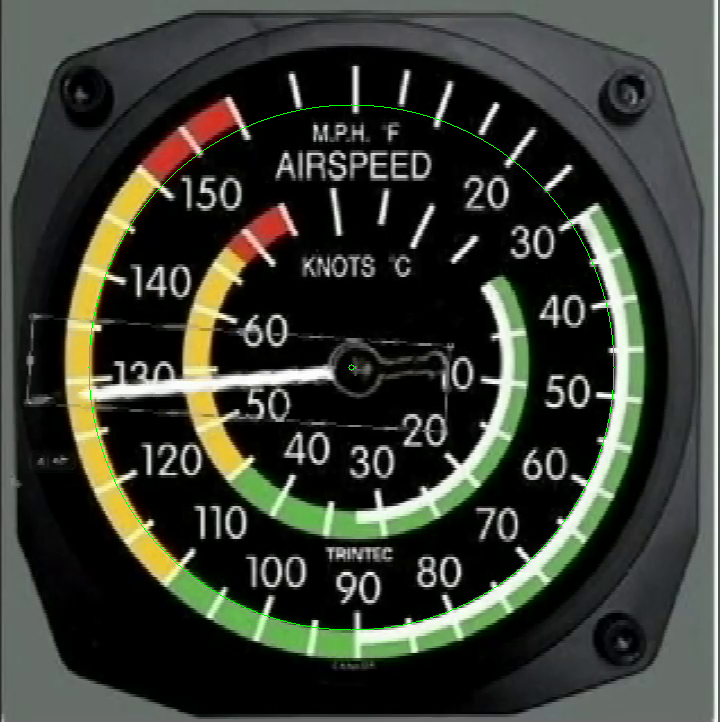
//> input picture img/img_circle.png, 720 x 722 px, given in place of your video's path, which was not available
$ ./canny   (built with g++ and OpenCV 4)
//> lines starting //> are read from the running program, lines starting //| are printed output that depends on the picture; after the words box and inside, x2 and y2 are one past the last pixel; in counts of white or black regions, pixels touching at a corner belong together; pictures that were not available may be replaced by others from this repository, and a replacement may not be noted
//> in playVideo, frame is the input picture: 722 rows x 720 cols, CV_8UC3; mean B, G, R 50.9, 59.8, 56.6
#include"opencv2/opencv.hpp"
#include "opencv2/imgproc/imgproc.hpp"
#include <iostream>
#include<thread>
#include<mutex>
#include <math.h>

using namespace cv;
using namespace std;

#define eps 0.0000000001
#define PI acos(-1.0)

int fail = 0,total=0;
Point center(0, 0);//圆心

int findCircles(Mat edge,Mat out){
    //储存检测圆的容器
    std::vector<Vec3f> circles;
    //霍夫找圆
    HoughCircles(edge, circles, CV_HOUGH_GRADIENT, 2, 50, 200, 200, 100, 300);
    //找出最可能符合条件的圆盘
    //半径最大的且满足整个圆在图像内的那个
    int max = -1, pos = 0, count = 0;
    for (int i = 0; i < circles.size(); i++){
        Vec3f f = circles[i];
        if (f[2] > max && f[0] + f[2] < edge.rows && f[0] - f[2] >= 0 && f[1] + f[2] < edge.cols && f[1] - f[2]>0){
            max = f[2];
            pos = i;
            count++;
        }
    }
    if (circles.size() == 0 || max == -1) {
        return -1;
    } else {
        center = Point(circles[pos][0], circles[pos][1]);//找到的圆心
        int   radius = circles[pos][2];//找到的半径
        //画圆，第五个参数调高可让线更粗
        circle(out, center, radius, Scalar(0, 255, 0), 1);
        //画出圆心
        circle(out, center, 3, Scalar(0, 255, 0), 1);
    }
    return count;
}

vector<Vec4i> pre_lines;
void findLinesP(Mat edge,Mat out)
{
    vector<Vec4i> lines2;//线段检测
    HoughLinesP(edge, lines2, 1, CV_PI / 180, 80, 60, 10);
    bool find_lines = false;
    vector<Vec4i> temp;
    for (int i = 0; i < lines2.size(); i++)
    {
        Vec4i l = lines2[i];
        Point A(l[0], l[1]), B(l[2], l[3]);
        if (powf(abs(A.x - center.x), 2) + powf(abs(A.y - center.y), 2) >
            powf(abs(B.x - center.x), 2) + powf(abs(B.y - center.y), 2)) {
            Point tep = B;
            B = A;
            A = tep;
        }
        //根据圆心到指针的距离阈值滤掉其他线段
        if (powf(abs(A.x - center.x), 2) + powf(abs(A.y - center.y), 2) < 900) {
            temp.push_back(Vec4i(A.x, A.y, B.x, B.y));
            find_lines = true;
            line(out, A, B, Scalar(0, 0, 255), 4, CV_AA);
        }
    }
    if (!find_lines){
        fail++;
        for (auto l : pre_lines) {
            line(out, Point(l[0], l[1]), Point(l[2], l[3]), Scalar(0, 0, 255), 4, CV_AA);
        }
    } else {
        pre_lines = temp;
    }
    total++;
//    imshow("edge", out);
//    waitKey(1);
}

Mat dashboard(Mat image){
    Mat edge_circle, edge_lines,gray;
    Mat out = image.clone();
    Mat image_circle, image_lines;
    //预处理
    Mat element = getStructuringElement(0, Size(3, 3));
    erode(image, image, element);
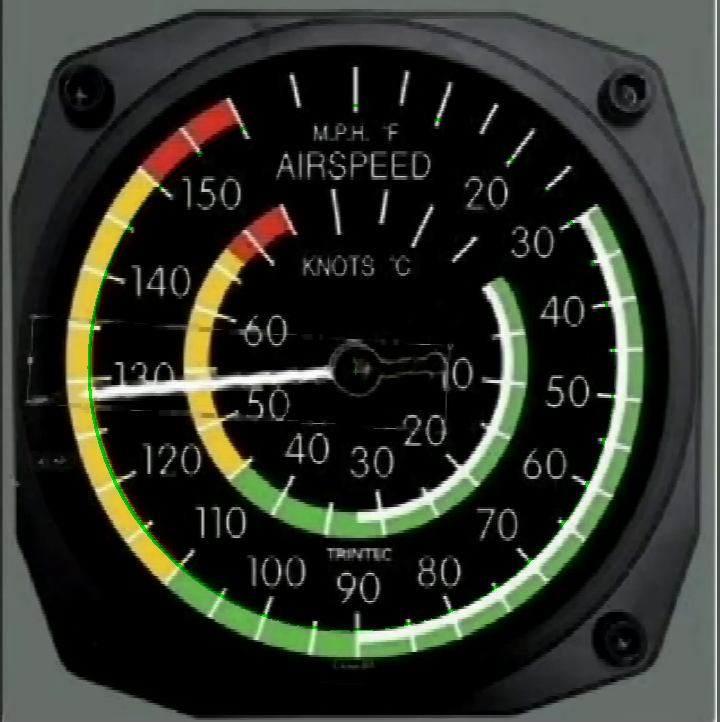
//> image: 722 rows x 720 cols, CV_8UC3; mean B, G, R 41.4, 49.9, 46.7
    cvtColor(image, gray, CV_BGR2GRAY);
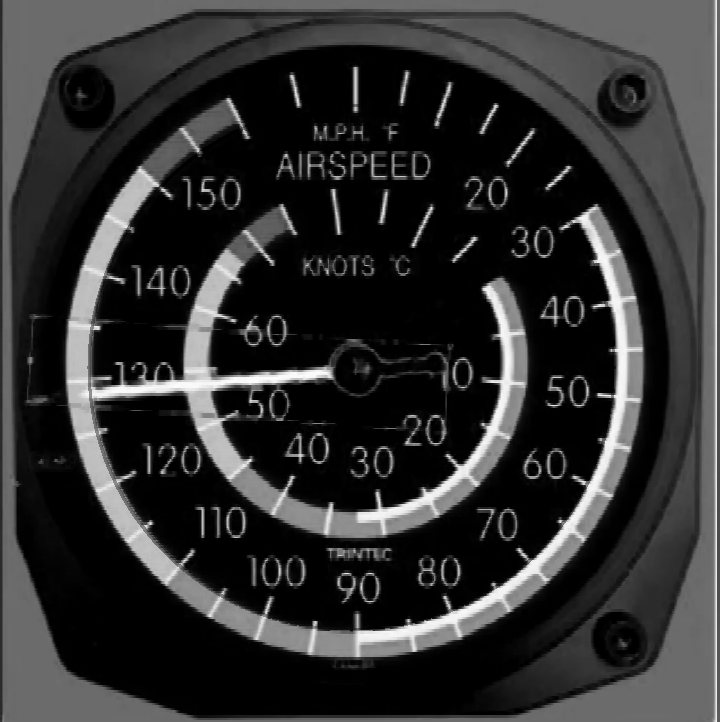
//> gray: 722 rows x 720 cols, CV_8UC1; min 0, max 253, mean 47.9
    //圆
    blur(gray, edge_circle, Size(3, 3));
    erode(edge_circle, edge_circle, element);
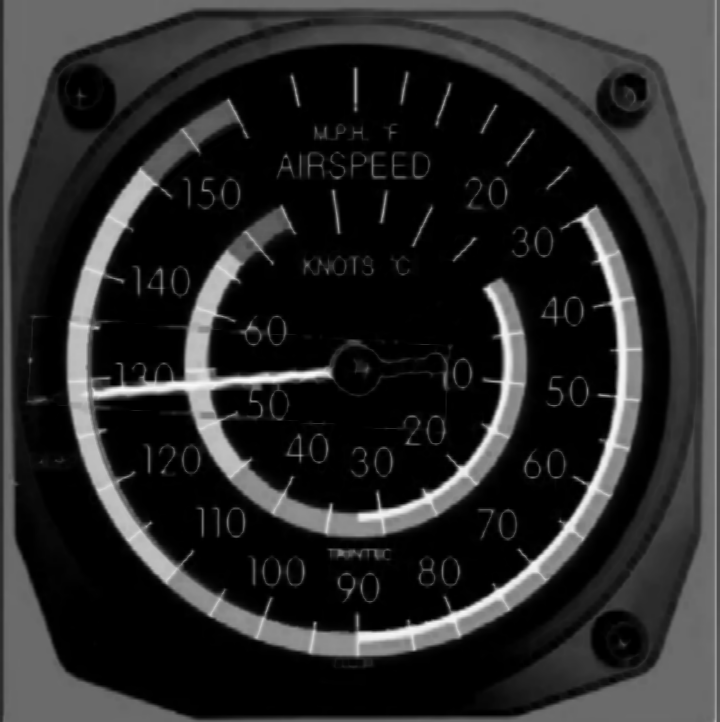
//> edge_circle: 722 rows x 720 cols, CV_8UC1; min 0, max 252, mean 41.4
    double low = 100;
    vector<vector<Point>>contours;
    int count = 0;
    while (count > 3 || count < 1){
        contours.clear();
        Canny(edge_circle, image_circle, low, low * 4, 3);
        findContours(image_circle, contours, CV_RETR_LIST, CV_CHAIN_APPROX_SIMPLE);
        drawContours(image_circle, contours, -1, Scalar(255), 2);
        count = findCircles(image_circle,out);
        low -= 10;
        if (low <= 0){
            fail++;
            cout << "can not find circles" << endl;
        }
    }
//> this loop made 1 pass
//> (center in findCircles, radius in findCircles, count) on pass 1: (Point(351, 367), 263, 1)
//> pass 1, in dashboard, `Canny(edge_circle, image_circle, low, low * 4, 3);`:
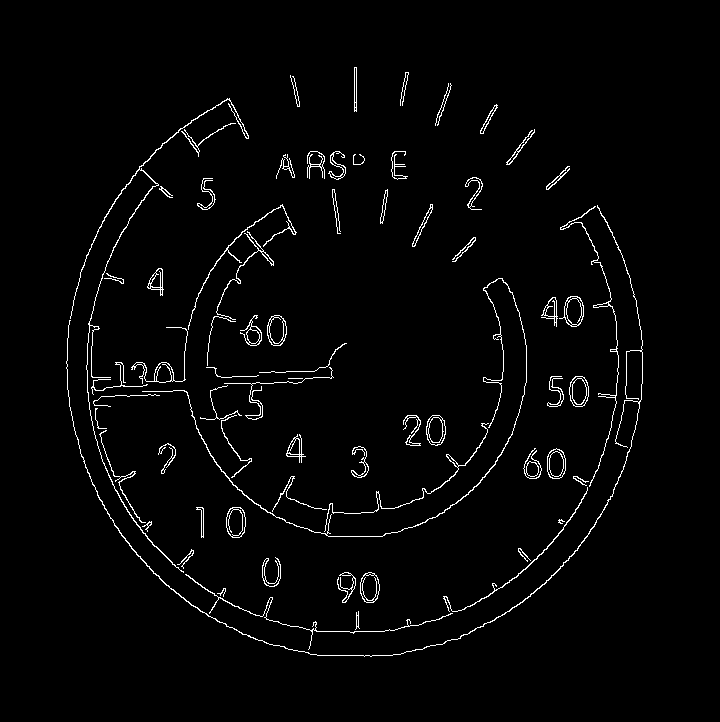
//> image_circle: 722 rows x 720 cols, CV_8UC1; 2.3% white in thin lines or dots, all inside (x1, y1, x2, y2) = (66, 67, 643, 657)
//> after the loop:
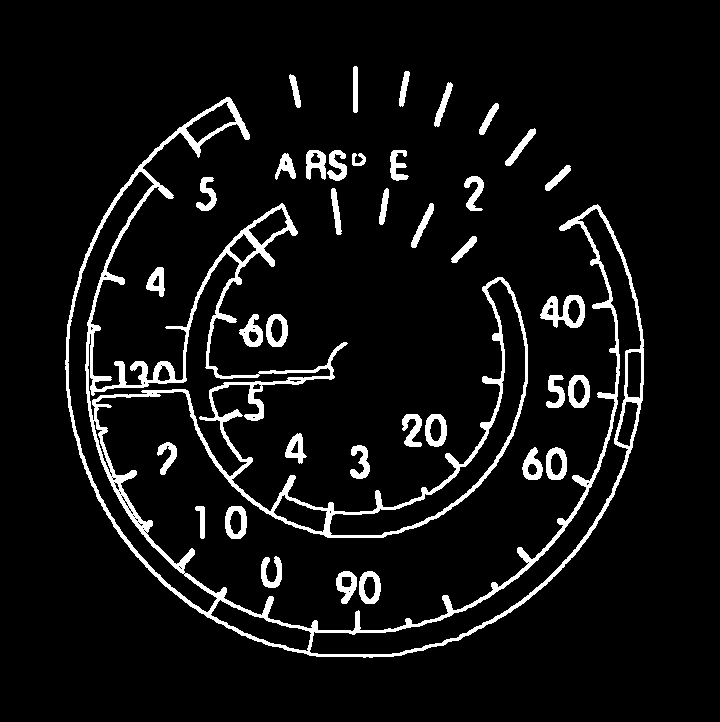
//> image_circle: 722 rows x 720 cols, CV_8UC1; 6.9% white; 37 white regions, largest, box (x1, y1, x2, y2) and area: (65, 97, 644, 658) 23859, (540, 295, 585, 328) 766, (225, 506, 247, 539) 430
//> after the loop, low = 90; fail = 0
    //直线
    medianBlur(gray, edge_lines, 3);
    Canny(edge_lines, image_lines, low, low * 3, 3);
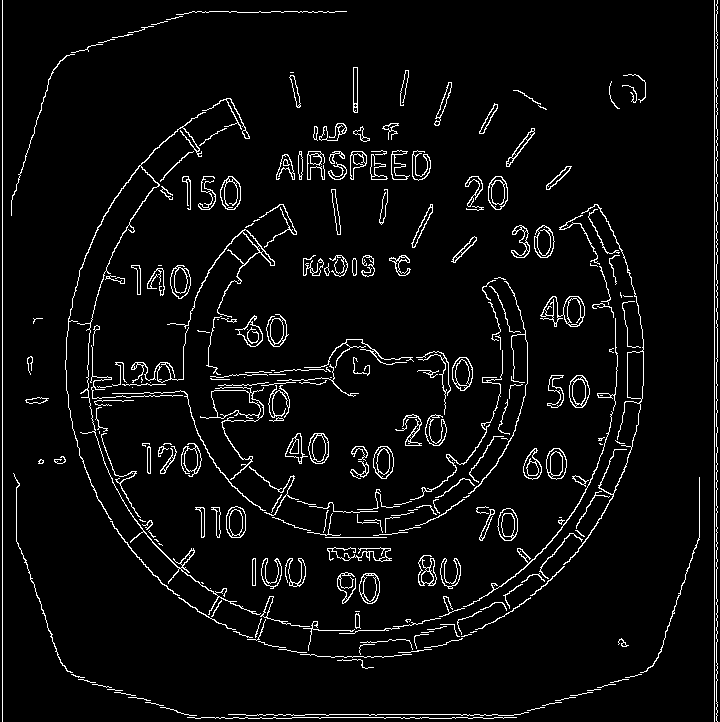
//> image_lines: 722 rows x 720 cols, CV_8UC1; 4.8% white in thin lines or dots
    findLinesP(image_lines,out);
//> in findLinesP, `HoughLinesP(edge, lines2, 1, CV_PI / 180, 80, 60, 10);`: lines2 = 18 lines (x1, y1, x2, y2), first 8: [714, 721, 714, 0], [2, 721, 2, 0], [716, 720, 716, 358], [717, 361, 717, 280], [305, 714, 497, 714], [292, 717, 428, 717], [88, 379, 183, 379], [215, 718, 291, 718]
//> the loop in findLinesP, `for (int i = 0; i < lines2.size(); i++)` made 18 passes
//> (B, tep) on passes 3, 7, 8, 10, 12, 14, 15: (Point(716, 720), Point(716, 358)), (Point(88, 379), Point(183, 379)), (Point(215, 718), Point(291, 718)), (Point(264, 372), Point(336, 365)), (Point(665, 633), Point(699, 533)), (Point(259, 11), Point(346, 11)), (Point(145, 446), Point(207, 450))
//> after the loop in findLinesP, `for (int i = 0; i < lines2.size(); i++)`:
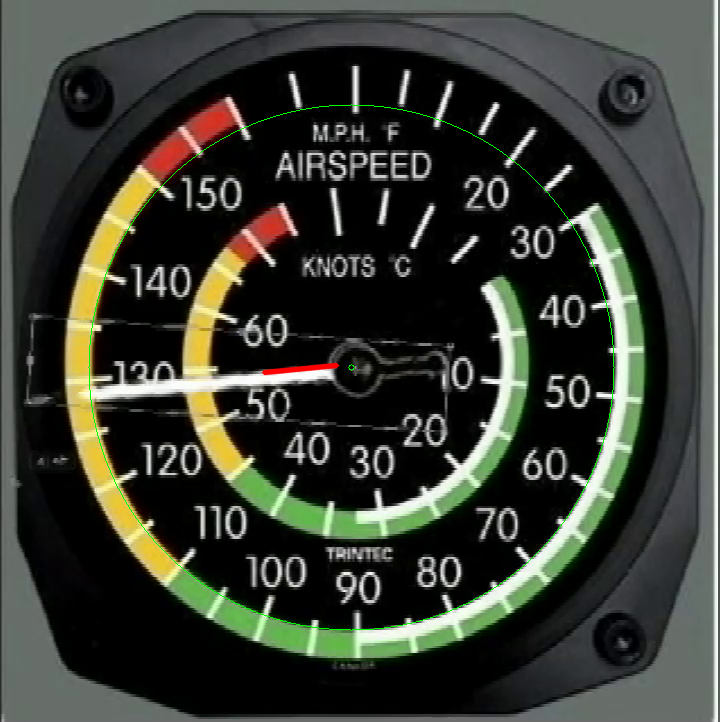
//> out: 722 rows x 720 cols, CV_8UC3; 0.1% of pixels changed, all inside (x1, y1, x2, y2) = (261, 362, 340, 376)
//> in findLinesP, `pre_lines = temp;`: pre_lines = 1 item: [336, 365, 264, 372]
    return out;
}

int pre_total = total;
void playVideo(string path)
{
    VideoCapture capture(path);
    VideoWriter writer;
    Size size = Size(capture.get(CV_CAP_PROP_FRAME_WIDTH), capture.get(CV_CAP_PROP_FRAME_HEIGHT));
    writer.open("your output's path", CV_FOURCC('M','J','P','G') , 25, size, true);
    while (true) {
        Mat frame;
        Mat edge;
        capture >> frame;
        if (!frame.empty())
            writer << dashboard(frame);
        if (pre_total == total)
            break;
        else
            pre_total = total;
    }
}
int main(int argc, const char** argv)
{
    string path = "your video's path";
    playVideo(path);
    cout << "fail " << fail << endl;
    cout << "total " << total << endl;
    return 0;
}
